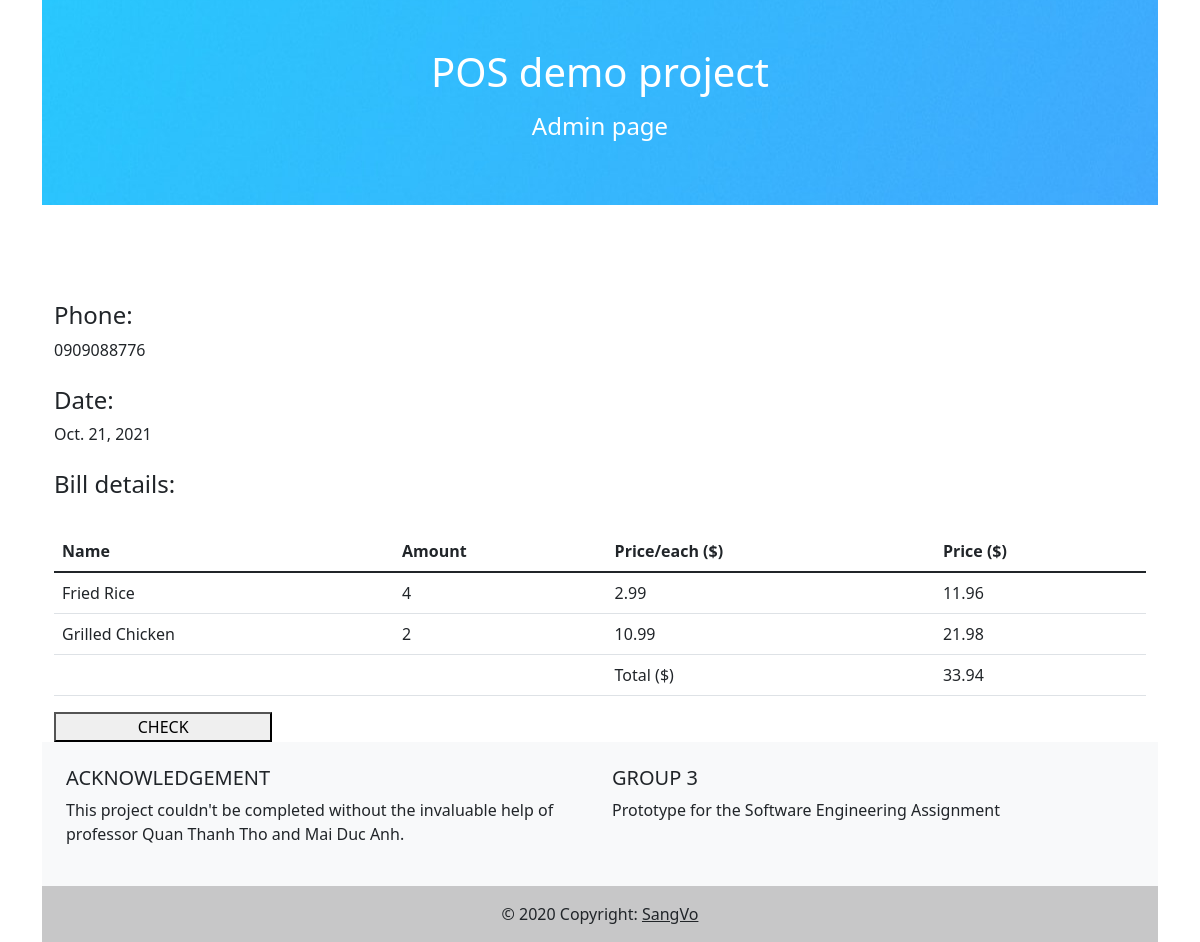
Before: /manage_order_detail/23 (signed in) with the older database file.
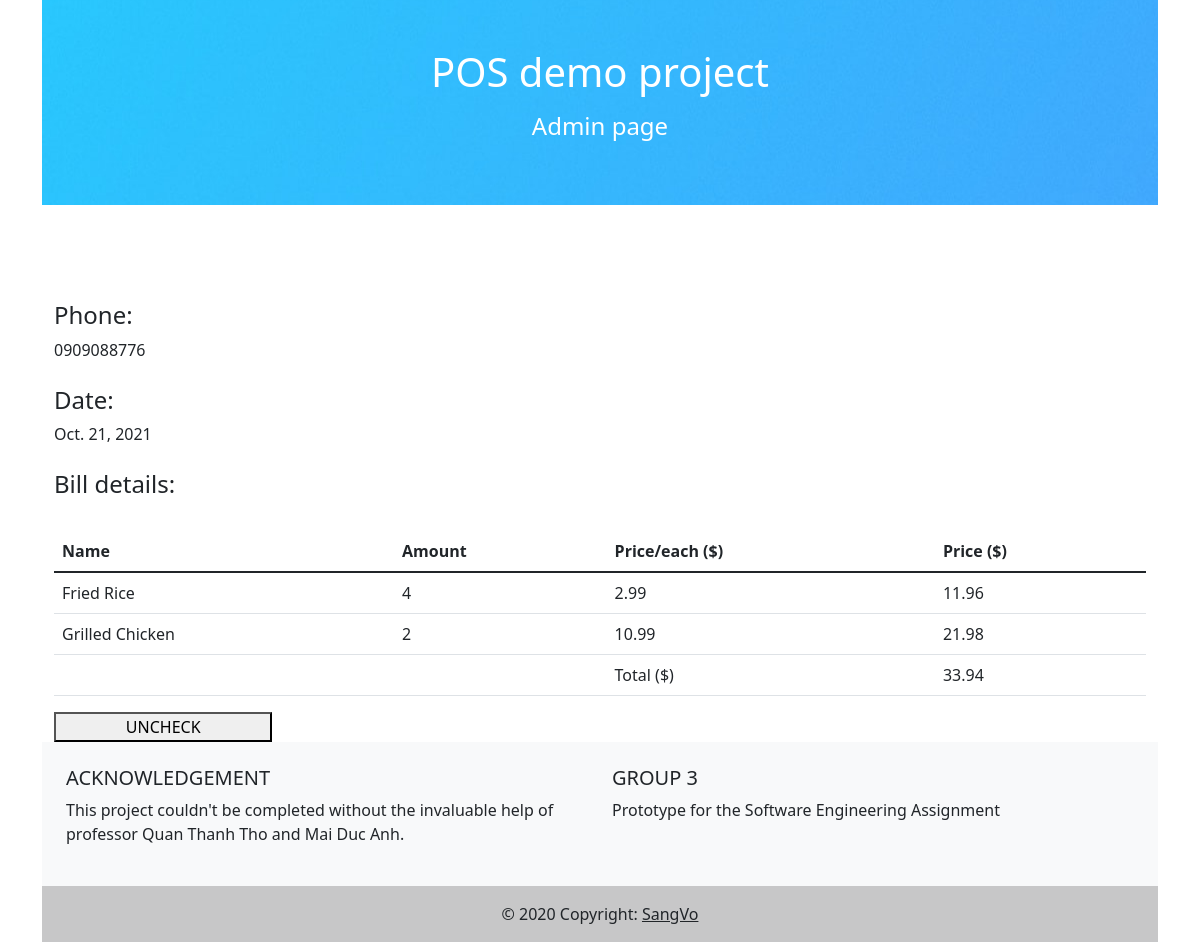
After: the same page with the newer database file.
### restaurant_sys/views.py (the view)
# urls.py: path('manage_order_detail/<order_id>', views.manage_order_detail),
@login_required(login_url='/login')
def manage_order_detail(request,order_id):
    b=bill_order.objects.get(id=order_id)
    if request.method=="POST":
        b.finish= not b.finish
        b.save()
        return redirect('/manage_order')
    b_i=b.bill_item.all()
    b_i=[{
        'name':x.item_name.name,
        'price_each':float(x.item_name.price),
        'price': float(x.amount*x.item_name.price),
        'amount':x.amount,
    } for x in b_i ]
    print(b_i)
    return render(request,"manage_order_detail.html",{'b':b,'b_i':b_i,'back_url':BACKGROUND_URL})

### restaurant_sys/templates/manage_order_detail.html (shortened to what this page needs)
{% extends 'base.html' %}
{% block body %}
<header>
  <div
    class="p-5 text-center bg-image"
    style="
      background-position-y: center;
      height: auto;
      background-image:url({{back_url}})
    "
  >
    <div class="mask" style="">
      <div class="d-flex justify-content-center align-items-center h-100">
        <div class="text-white">
          <h1 class="mb-3">POS demo project</h1>
          <h4 class="mb-3">Admin page</h4>
        </div>
      </div>
    </div>
  </div>
</header>
<br><br><br><br>
<div class="container">
<h4>Phone: </h4>{{b.cus_phone}}<br><br>
<h4>Date: </h4> {{b.date}}<br><br>
<h4>Bill details: </h4><br>
<table class="table">
    <thead>
      <tr>
        <th scope="col">Name</th>
        <th scope="col">Amount</th>
        <th scope="col">Price/each ($)</th>
        <th scope="col">Price ($)</th>
      </tr>
    </thead>
    <tbody id="table_body">
      {% for dish in  b_i %}
      <tr>
        <td class="dishname">{{dish.name}}</td>
        <td> {{dish.amount}}</td>
        <td class="count-me" id="price_total_{{dish.name}}">{{dish.price_each}}</td>
        <td class="count-me" id="price_total_{{dish.name}}">{{dish.price}}</td>
      </tr>
      {% endfor %}
      <tr>
        <td></td>
        <td></td>
        <td>Total ($)</td>
        <td id="price_total">{{b.price_total}}</td>
      </tr>
    </tbody>
  </table>
  <form action="" method="POST">
    {% if b.finish %}
    <button style="width: 20%;" type="submit">UNCHECK</button>
    {%else%}
    <button style="width: 20%;" type="submit">CHECK</button>
    {% endif %}
  </form>
  </div>
{% endblock %}

Changed rows visible on the page:
changed bill_order: finish False → True (drawn)
Other visible differences:
text no longer shown: "CHECK"
text now shown: "UNCHECK"
